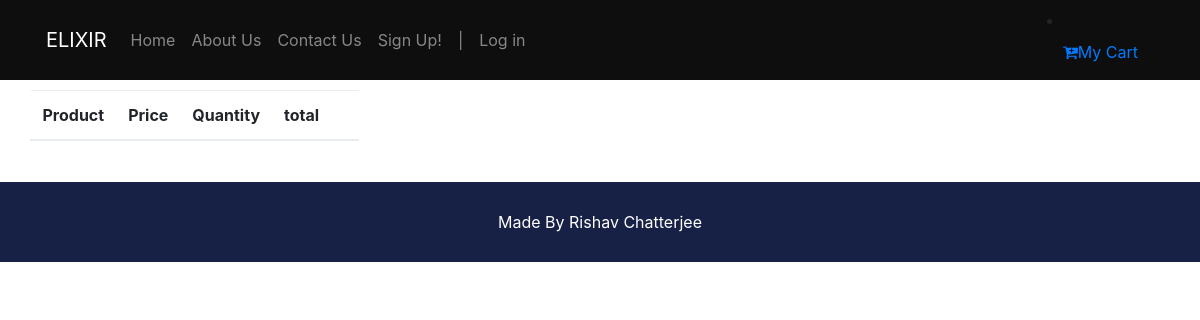
/orderitems/11, run on an earlier commit of the app's database.
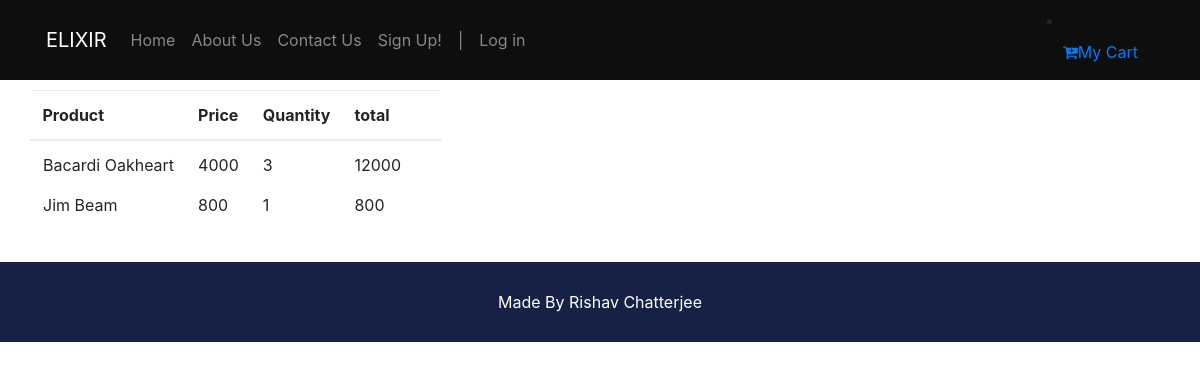
And on a later commit of the database.
### products/models.py (models this page shows, shortened)
class OIM(models.Model):
    order = models.ForeignKey(Order, on_delete=models.CASCADE)
    item = models.ForeignKey(Item, on_delete=models.CASCADE)

class Item(models.Model):
    product = models.ForeignKey(Product,on_delete=models.CASCADE)
    quantity = models.IntegerField()
    total = models.IntegerField()

class Product(models.Model):
    name = models.CharField(max_length=100)
    description = models.TextField()
    category= models.ForeignKey(Category, on_delete= models.CASCADE)
    discount= models.FloatField()
    image = models.ImageField()
    stock = models.IntegerField()
    original_price = models.IntegerField( blank=True)
    discounted_price = models.IntegerField(blank=True)

### products/views.py (the view)
# urls.py: path('orderitems/<int:id>', OrderItemView.as_view(),name='orderitemview' ),
class OrderItemView(generic.View):
    def get(self, request,id, *args, **kwargs):
        print(id)
        oims = OIM.objects.filter(order_id = id)
        print(oims)
        context = {'oims':oims}
        return render(request, "products/order-items.html" , context)

### products/templates/products/order-items.html
{% extends "products/base.html" %}
{% block content %}
{% load mathfilters %}
<section class="ftco-section" id="bill_table">
    <div class="container">
        <div class="row">
            <div class="table-wrap">
                    <table class="table">
                        <thead class="thead-primary">
                            <tr>
                            <th>Product</th>
                            <th>Price</th>
                            <th>Quantity</th>
                            <th>total</th>
                            <th>&nbsp;</th>
                        </tr>
                        </thead>
                        <tbody>
                            <tr class="alert" role="alert">
                          <td>
                              <div class="email">
                                  {% for oim in oims %}
                                    <p>{{oim.item.product.name}}</p>
                                  {% endfor %}
                              </div>
                          </td>
                            <td>
                              <div>
                                {% for oim in oims %}
                                <p>{{oim.item.product.discounted_price}}</p>
                                {% endfor %}
                              </div>
                            </td>
                            <td class="quantity">
                                <div>
                                    {% for oim in oims %}
                                    <p>{{oim.item.quantity}}</p>
                                    {% endfor %}
                                </div>
                            </td>
                      <td>
                            <div>
                                {% for oim in oims %}
                                    <p>{{oim.item.total}}</p>
                                {% endfor %}
                            </div>
                      </td>
                        </tr>
                    </tbody>
                </table>
            </div>
    </div>
</section>
{% endblock %}

What changed in the data, as far as the page shows it:
added OIM: item.product.name "Bacardi Oakheart", item.product.discounted_price "4000", item.quantity "3", item.total "12000"
added OIM: item.product.name "Jim Beam", item.product.discounted_price "800", item.quantity "1", item.total "800"
